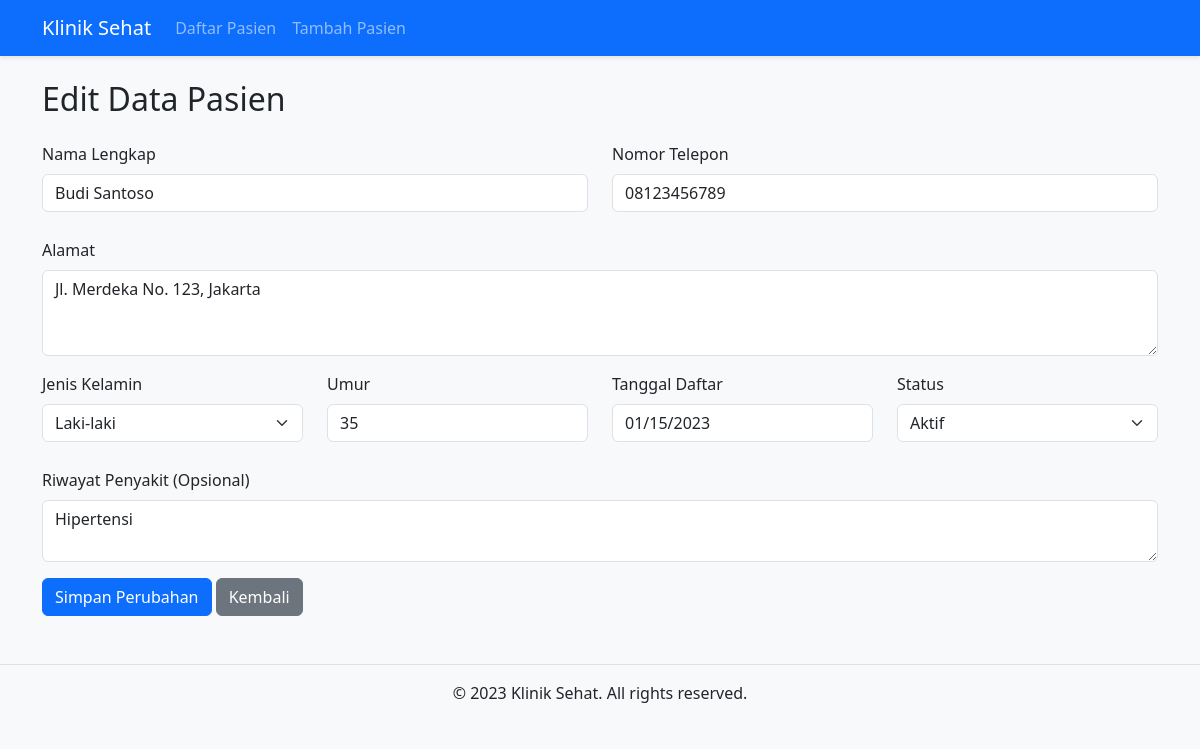
/edit_pasien.php?id=1, run on the app's committed database.
### tables this page shows
CREATE TABLE `pasien` (
  `id` int(11) NOT NULL,
  `nama` varchar(100) NOT NULL,
  `alamat` text NOT NULL,
  `jenis_kelamin` enum('Laki-laki','Perempuan') NOT NULL,
  `umur` int(11) NOT NULL,
  `no_telepon` varchar(15) NOT NULL,
  `riwayat_penyakit` text DEFAULT NULL,
  `tanggal_daftar` date NOT NULL,
  `status` enum('Aktif','Non-Aktif') DEFAULT 'Aktif'
);

### edit_pasien.php (the view, shortened to what this page needs)
<?php
require_once 'config/database.php';
require_once 'includes/header.php';
$id = $conn->real_escape_string($_GET['id']);
$query = "SELECT * FROM pasien WHERE id = '$id'";
$result = $conn->query($query);
$pasien = $result->fetch_assoc();
?>
<h2 class="mb-4">Edit Data Pasien</h2>
<form action="edit_pasien.php?id=<?= $pasien['id'] ?>" method="POST">
    <div class="row mb-3">
        <div class="col-md-6">
            <label for="nama" class="form-label">Nama Lengkap</label>
            <input type="text" class="form-control" id="nama" name="nama" value="<?= htmlspecialchars($pasien['nama']) ?>" required>
        </div>
        <div class="col-md-6">
            <label for="no_telepon" class="form-label">Nomor Telepon</label>
            <input type="tel" class="form-control" id="no_telepon" name="no_telepon" value="<?= htmlspecialchars($pasien['no_telepon']) ?>" required>
        </div>
    </div>
    <div class="mb-3">
        <label for="alamat" class="form-label">Alamat</label>
        <textarea class="form-control" id="alamat" name="alamat" rows="3" required><?= htmlspecialchars($pasien['alamat']) ?></textarea>
    </div>
    <div class="row mb-3">
        <div class="col-md-3">
            <label for="jenis_kelamin" class="form-label">Jenis Kelamin</label>
            <select class="form-select" id="jenis_kelamin" name="jenis_kelamin" required>
                <option value="Laki-laki" <?= $pasien['jenis_kelamin'] == 'Laki-laki' ? 'selected' : '' ?>>Laki-laki</option>
            </select>
        </div>
        <div class="col-md-3">
            <label for="umur" class="form-label">Umur</label>
            <input type="number" class="form-control" id="umur" name="umur" min="0" max="120" value="<?= htmlspecialchars($pasien['umur']) ?>" required>
        </div>
        <div class="col-md-3">
            <label for="tanggal_daftar" class="form-label">Tanggal Daftar</label>
            <input type="date" class="form-control" id="tanggal_daftar" name="tanggal_daftar" value="<?= htmlspecialchars($pasien['tanggal_daftar']) ?>" readonly>
        </div>
        <div class="col-md-3">
            <label for="status" class="form-label">Status</label>
            <select class="form-select" id="status" name="status" required>
                <option value="Aktif" <?= $pasien['status'] == 'Aktif' ? 'selected' : '' ?>>Aktif</option>
            </select>
        </div>
    </div>
    <div class="mb-3">
        <label for="riwayat_penyakit" class="form-label">Riwayat Penyakit (Opsional)</label>
        <textarea class="form-control" id="riwayat_penyakit" name="riwayat_penyakit" rows="2"><?= htmlspecialchars($pasien['riwayat_penyakit']) ?></textarea>
    </div>
    <button type="submit" class="btn btn-primary">Simpan Perubahan</button>
    <a href="index.php" class="btn btn-secondary">Kembali</a>
</form>
<?php require_once 'includes/footer.php'; ?>

### assets/css/style.css (style rules this page uses)
body { background-color: #f8f9fa; font-family: 'Segoe UI', Tahoma, Geneva, Verdana, sans-serif; }
.form-control, .form-select { margin-bottom: 10px; }

### data on the page
pasien: nama "Budi Santoso", no_telepon "08123456789", alamat "Jl. Merdeka No. 123, Jakarta", jenis_kelamin "Laki-laki", umur "35", tanggal_daftar "01/15/2023", status "Aktif", riwayat_penyakit "Hipertensi"
